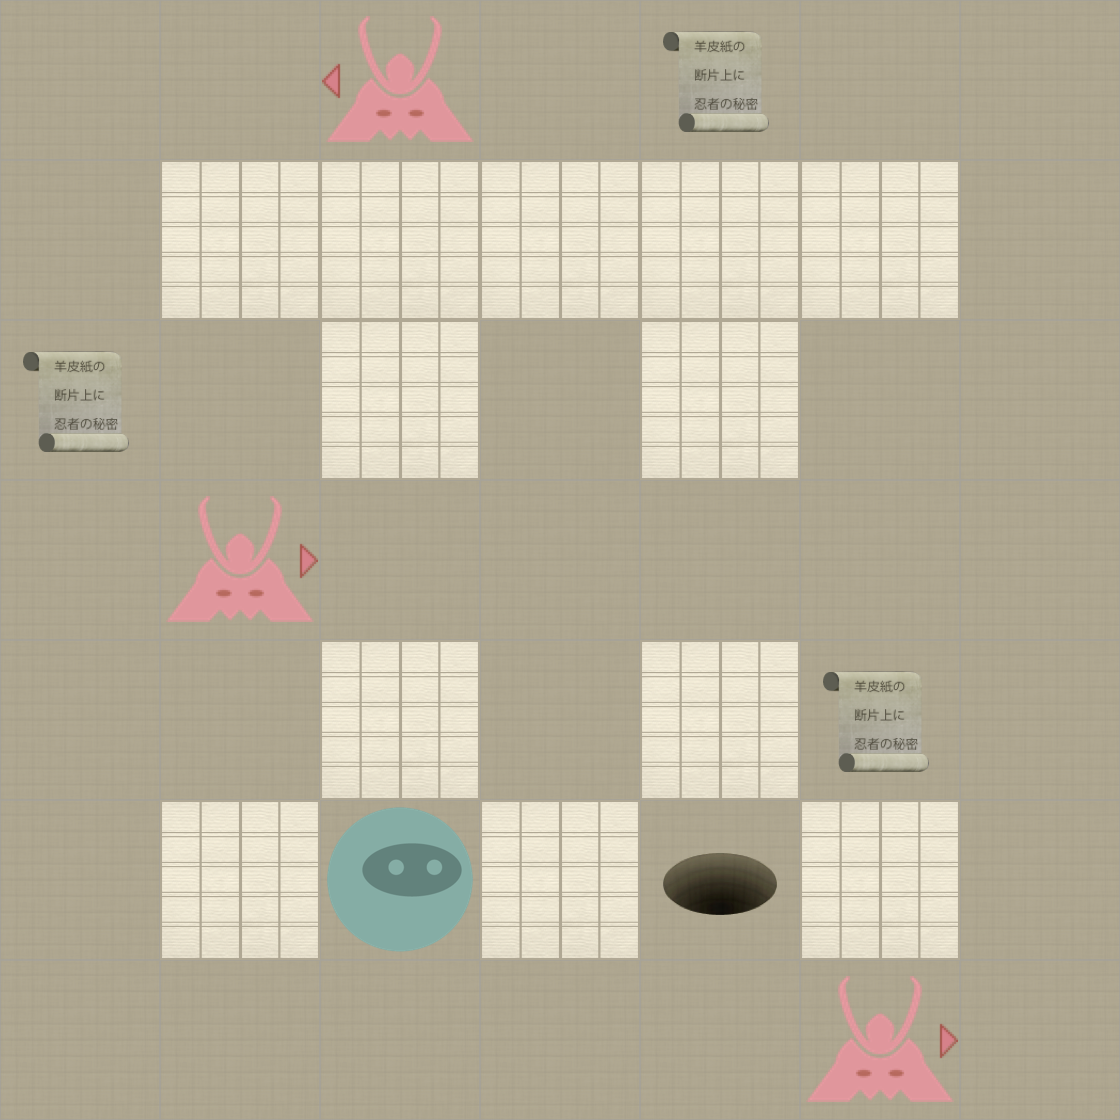

Tiled map render using the project's own tile images. Description and the map definition, with tile-layer contents summarised, below:
An orthogonal 7x7 tile map with 160x160 px tiles, 2 tile layers (Level, Actors).

<map version="1.0" orientation="orthogonal" width="7" height="7" tilewidth="160" tileheight="160">
 <properties>
  <property name="moves" value="14" />
 </properties>
 <tileset firstgid="1" name="tiles" tilewidth="160" tileheight="160" spacing="2" margin="2">
  <image source="tiles-ipadhd.png" width="1024" height="1024" />
  <tile id="0">
   <properties>
    <property name="actor" value="exit" />
   </properties>
  </tile>
  <tile id="2">
   <properties>
    <property name="actor" value="guard" />
    <property name="direction" value="down" />
   </properties>
  </tile>
  <tile id="3">
   <properties>
    <property name="actor" value="guard" />
    <property name="direction" value="left" />
   </properties>
  </tile>
  <tile id="4">
   <properties>
    <property name="actor" value="guard" />
    <property name="direction" value="right" />
   </properties>
  </tile>
  <tile id="5">
   <properties>
    <property name="actor" value="guard" />
    <property name="direction" value="up" />
   </properties>
  </tile>
  <tile id="7">
   <properties>
    <property name="actor" value="player" />
   </properties>
  </tile>
  <tile id="8">
   <properties>
    <property name="actor" value="scroll" />
   </properties>
  </tile>
  <tile id="9">
   <properties>
    <property name="wall" value="1" />
   </properties>
  </tile>
 </tileset>
 <layer name="Level" width="7" height="7">
  <data>[49 cells, 49 non-empty, 2 distinct tile ids]</data>
 </layer>
 <layer name="Actors" width="7" height="7">
  <data>[49 cells, 8 non-empty, 5 distinct tile ids]</data>
 </layer>
</map>
